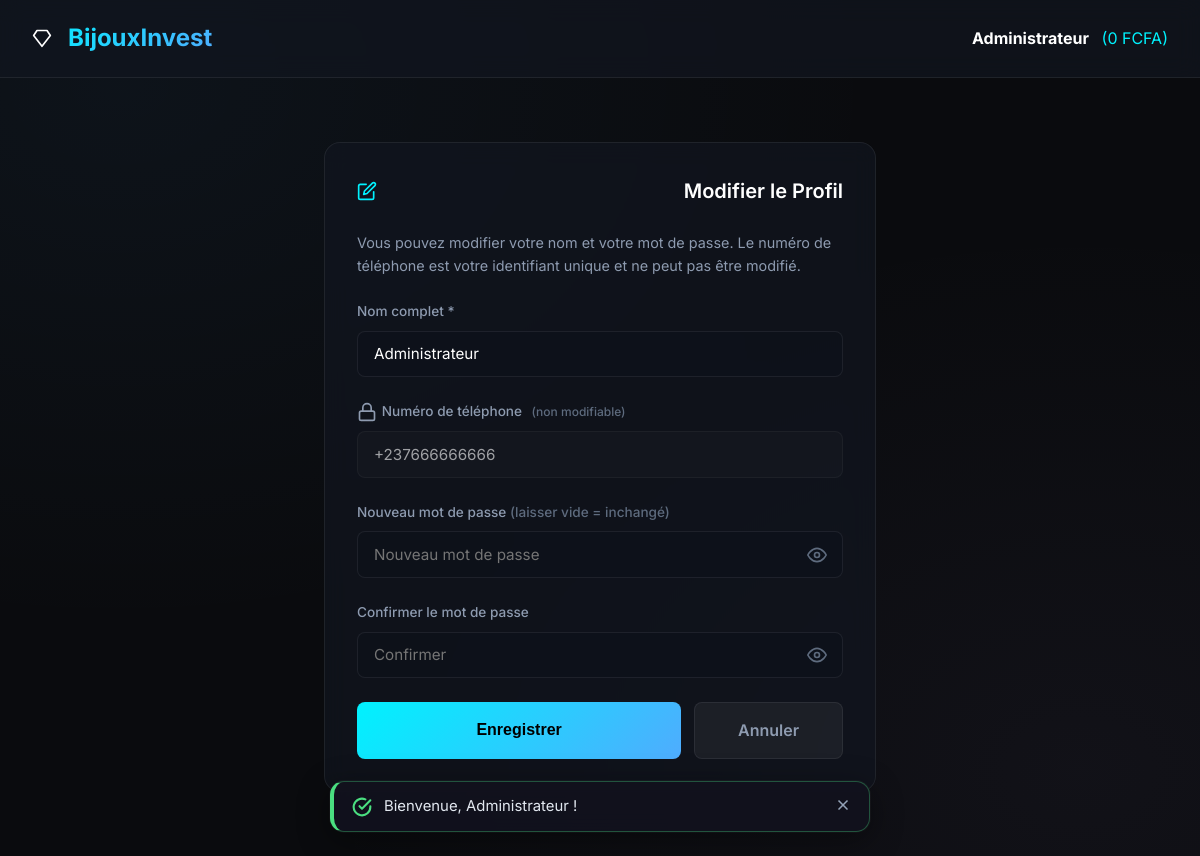
The page /edit_profile.php (signed in) on the database its author committed.
### tables this page shows
CREATE TABLE IF NOT EXISTS `users` (
  `id` INT AUTO_INCREMENT PRIMARY KEY,
  `nom` VARCHAR(100) NOT NULL,
  `telephone` VARCHAR(20) DEFAULT NULL,
  `email` VARCHAR(100) NOT NULL,
  `password` VARCHAR(255) NOT NULL,
  `solde` DECIMAL(15, 2) NOT NULL DEFAULT 0.00,
  `code_parrain` VARCHAR(20) NOT NULL,
  `parrain_id` INT DEFAULT NULL,
  `role` VARCHAR(10) NOT NULL DEFAULT 'user',
  `created_at` DATETIME DEFAULT CURRENT_TIMESTAMP,
  UNIQUE KEY `uq_telephone` (`telephone`),
  UNIQUE KEY `uq_email` (`email`),
  UNIQUE KEY `uq_code_parrain` (`code_parrain`)
);

### config.php (called while the page is built, shortened)
<?php
function e($value) {
    return htmlspecialchars($value ?? '', ENT_QUOTES, 'UTF-8');
}
function format_money($amount) {
    return number_format($amount, 0, ',', "\u{00A0}") . "\u{00A0}FCFA";
}
function get_theme_class() {
    global $db;
    static $theme_class = null;
    if ($theme_class !== null) {
        return $theme_class;
    }
    try {
        $stmt = $db->query("SELECT key_value FROM settings WHERE key_name = 'site_theme'");
        $theme = $stmt->fetchColumn();
        if ($theme === 'light') {
            $theme_class = 'theme-light';
        } else {
            $theme_class = '';
        }
    } catch (Exception $e) {
        $theme_class = '';
    }
    return $theme_class;
}
    ?>

### edit_profile.php (the view, shortened to what this page needs)
<?php
require_once __DIR__ . '/config.php';
require_once __DIR__ . '/functions.php';
$user_id = $_SESSION['user_id'];
$stmt = $db->prepare("SELECT nom, telephone, email, role, solde FROM users WHERE id = :id");
$stmt->execute(['id' => $user_id]);
$user = $stmt->fetch();
$display_phone = $user['telephone'] ?: $user['email'];
$icon_diamond = '<svg class="svg-icon" viewBox="0 0 24 24" width="20" height="20" stroke="currentColor" stroke-width="2" fill="none" stroke-linecap="round" stroke-linejoin="round"><path d="M6 3h12l4 6-10 13L2 9z"/></svg>';
$icon_edit    = '<svg class="svg-icon" viewBox="0 0 24 24" width="16" height="16" stroke="currentColor" stroke-width="2" fill="none" stroke-linecap="round" stroke-linejoin="round"><path d="M11 4H4a2 2 0 0 0-2 2v14a2 2 0 0 0 2 2h14a2 2 0 0 0 2-2v-7"/><path d="M18.5 2.5a2.121 2.121 0 1 1 3 3L12 15l-4 1 1-4 9.5-9.5z"/></svg>';
$icon_lock    = '<svg class="svg-icon" viewBox="0 0 24 24" width="16" height="16" stroke="currentColor" stroke-width="2" fill="none" stroke-linecap="round" stroke-linejoin="round"><rect x="3" y="11" width="18" height="11" rx="2" ry="2"/><path d="M7 11V7a5 5 0 0 1 10 0v4"/></svg>';
?>
<!DOCTYPE html>
<html lang="fr">
<head>
    <link rel="stylesheet" href="assets/css/style.css?v=<?php echo filemtime(__DIR__ . '/assets/css/style.css'); ?>">
</head>
<body class="<?php echo get_theme_class(); ?>">
<nav class="navbar">
    <a href="dashboard.php" class="nav-brand"><?php echo $icon_diamond; ?> BijouxInvest</a>
    <div class="nav-links">
        <span class="nav-user-info" style="color: var(--text-primary);">
            <strong><?php echo e($user['nom']); ?></strong>
            <span style="color: var(--primary); margin-left: 0.5rem;">(<?php echo format_money($user['solde']); ?>)</span>
        </span>
    </div>
</nav>
<div class="container" style="max-width: 600px; margin-top: 2rem;">
    <div class="card">
        <h2 class="card-title" style="display: flex; align-items: center; gap: 0.5rem;">
            <?php echo $icon_edit; ?> Modifier le Profil
        </h2>
        <p style="font-size: 0.9rem; color: var(--text-secondary); margin-bottom: 1.5rem;">
            Vous pouvez modifier votre nom et votre mot de passe. Le numéro de téléphone est votre identifiant unique et ne peut pas être modifié.
        </p>
        <form action="profile.php" method="POST">
            <div class="form-group">
                <label class="form-label">Nom complet *</label>
                <input type="text" name="nom" class="form-control" value="<?php echo e($user['nom']); ?>" required>
            </div>
            <div class="form-group">
                <label class="form-label" style="display:flex; align-items:center; gap:0.3rem;">
                    <?php echo $icon_lock; ?> Numéro de téléphone
                    <span style="font-size:0.75rem; color:var(--text-muted); margin-left:0.3rem;">(non modifiable)</span>
                </label>
                <input type="text" class="form-control" value="<?php echo e($display_phone); ?>" readonly
                    style="opacity:0.6; cursor:not-allowed; background:rgba(255,255,255,0.03);">
            </div>
            <div class="form-group">
                <label class="form-label">Nouveau mot de passe <span style="color:var(--text-muted);">(laisser vide = inchangé)</span></label>
                <div class="password-wrapper">
                    <input type="password" id="password" name="password" class="form-control" placeholder="Nouveau mot de passe" autocomplete="new-password">
                    <button type="button" class="password-toggle-btn" onclick="togglePasswordVisibility('password', this)" title="Afficher le mot de passe" aria-label="Afficher le mot de passe">
                        <svg class="eye-show" viewBox="0 0 24 24" width="20" height="20" stroke="currentColor" stroke-width="2" fill="none" stroke-linecap="round" stroke-linejoin="round"><path d="M1 12s4-8 11-8 11 8 11 8-4 8-11 8-11-8-11-8z"/><circle cx="12" cy="12" r="3"/></svg>
                    </button>
                </div>
            </div>
            <div class="form-group">
                <label class="form-label">Confirmer le mot de passe</label>
                <div class="password-wrapper">
                    <input type="password" id="password2" name="password2" class="form-control" placeholder="Confirmer" autocomplete="new-password">
                    <button type="button" class="password-toggle-btn" onclick="togglePasswordVisibility('password2', this)" title="Afficher le mot de passe" aria-label="Afficher le mot de passe">
                        <svg class="eye-show" viewBox="0 0 24 24" width="20" height="20" stroke="currentColor" stroke-width="2" fill="none" stroke-linecap="round" stroke-linejoin="round"><path d="M1 12s4-8 11-8 11 8 11 8-4 8-11 8-11-8-11-8z"/><circle cx="12" cy="12" r="3"/></svg>
                    </button>
                </div>
            </div>
            <div style="display:flex; gap:0.8rem; margin-top:1.5rem;">
                <button type="submit" class="btn-submit" style="flex:1; margin-top:0;">Enregistrer</button>
                <a href="dashboard.php#tab-compte" class="btn-cancel" style="flex:0.4; text-decoration:none; text-align:center; display:flex; align-items:center; justify-content:center;">Annuler</a>
            </div>
        </form>
    </div>
</div>
</body>
</html>

### assets/css/style.css (style rules this page uses)
:root { --bg-dark: #0a0b0e; --bg-panel: rgba(18, 22, 32, 0.7); --bg-card: rgba(26, 31, 46, 0.65); --border-color: rgba(255, 255, 255, 0.07); --primary: #00f2fe; --primary-glow: rgba(0, 242, 254, 0.4); --secondary: #4facfe; --accent: #a18cd1; --text-primary: #ffffff; --text-secondary: #8e9bb0; --text-muted: #5e6b7e; --success: #00e676; --success-bg: rgba(0, 230, 118, 0.1); --warning: #ffb300; --warning-bg: rgba(255, 179, 0, 0.1); --danger: #ff1744; --danger-bg: rgba(255, 23, 68, 0.1); --transition: all 0.3s cubic-bezier(0.4, 0, 0.2, 1); --border-radius: 16px; --border-radius-sm: 8px; }
* { box-sizing: border-box; margin: 0; padding: 0; }
html, body { max-width: 100%; overflow-x: hidden; }
body { background-color: var(--bg-dark); background-image: radial-gradient(at 10% 10%, rgba(79, 172, 254, 0.05) 0px, transparent 50%), radial-gradient(at 90% 90%, rgba(161, 140, 209, 0.05) 0px, transparent 50%); background-attachment: fixed; color: var(--text-primary); font-family: 'Inter', sans-serif; line-height: 1.6; min-height: 100vh; }
.container { max-width: 1200px; margin: 0 auto; padding: 2rem 1.5rem; }
.navbar { display: flex; justify-content: space-between; align-items: center; background: var(--bg-panel); backdrop-filter: blur(12px); -webkit-backdrop-filter: blur(12px); border-bottom: 1px solid var(--border-color); padding: 1.2rem 2rem; position: sticky; top: 0; z-index: 100; }
.nav-brand { font-size: 1.5rem; font-weight: 700; color: var(--text-primary); text-decoration: none; display: flex; align-items: center; gap: 0.5rem; background: linear-gradient(135deg, var(--primary), var(--secondary)); -webkit-background-clip: text; -webkit-text-fill-color: transparent; }
.nav-links { display: flex; align-items: center; gap: 1.5rem; }
.card { background: var(--bg-panel); backdrop-filter: blur(12px); -webkit-backdrop-filter: blur(12px); border: 1px solid var(--border-color); border-radius: var(--border-radius); padding: 2rem; margin-bottom: 2rem; transition: var(--transition); position: relative; overflow: hidden; }
.card-title { font-size: 1.25rem; font-weight: 600; margin-bottom: 1.5rem; display: flex; align-items: center; justify-content: space-between; }
.form-group { margin-bottom: 1.5rem; }
.form-label { display: block; color: var(--text-secondary); font-size: 0.85rem; font-weight: 500; margin-bottom: 0.5rem; }
.form-control { width: 100%; background: rgba(14, 18, 27, 0.8); border: 1px solid var(--border-color); border-radius: var(--border-radius-sm); color: var(--text-primary); padding: 0.8rem 1rem; font-family: inherit; font-size: 0.95rem; transition: var(--transition); }
.btn-submit { width: 100%; background: linear-gradient(135deg, var(--primary), var(--secondary)); color: #000; font-weight: 700; border: none; padding: 0.9rem; border-radius: var(--border-radius-sm); cursor: pointer; transition: var(--transition); font-size: 1rem; margin-top: 1rem; }
.btn-cancel { background: rgba(255, 255, 255, 0.05); color: var(--text-secondary); border: 1px solid var(--border-color); padding: 0.9rem; border-radius: var(--border-radius-sm); cursor: pointer; font-weight: 600; font-size: 1rem; transition: var(--transition); width: 100%; }
.svg-icon { display: inline-block; vertical-align: middle; width: 20px; height: 20px; stroke-width: 2; stroke: currentColor; fill: none; transition: var(--transition); }
.nav-brand .svg-icon { margin-right: 0.5rem; }
.card-title .svg-icon, h2 .svg-icon, h3 .svg-icon { margin-right: 0.4rem; color: var(--primary); }
.password-wrapper { position: relative; width: 100%; }
.password-wrapper .form-control { padding-right: 2.75rem !important; }
.password-toggle-btn { position: absolute; right: 0.75rem; top: 50%; transform: translateY(-50%); background: none; border: none; color: var(--text-muted); cursor: pointer; padding: 0.25rem; display: flex; align-items: center; justify-content: center; border-radius: 4px; transition: color 0.2s ease, opacity 0.2s ease; z-index: 5; }

### rows shown on the page
users: nom "Administrateur", solde "0 FCFA", telephone "+237666666666"
